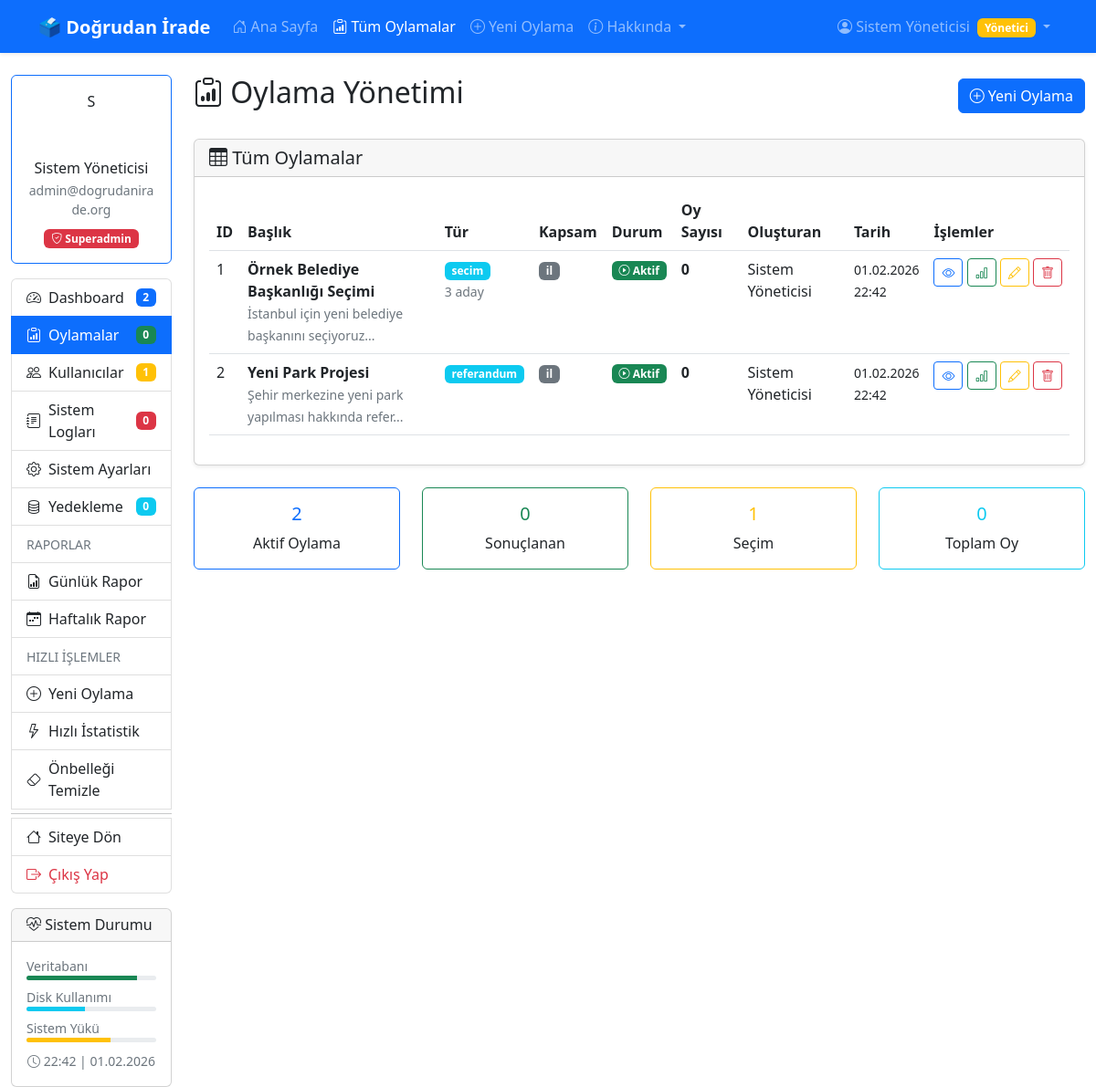
The app's page /admin/oylamalar.php (signed in) with its own data.
### tables this page shows
CREATE TABLE oylamalar (
    id BIGINT PRIMARY KEY AUTO_INCREMENT,
    tur ENUM('secim', 'kanun_teklifi', 'referandum') NOT NULL,
    baslik VARCHAR(500) NOT NULL,
    aciklama TEXT,
    olusturan_id BIGINT NOT NULL,
    topluluk_tipi ENUM('ulusal', 'il', 'ilce', 'sendika', 'meslek_odasi', 'universite', 'sirket') DEFAULT 'ulusal',
    topluluk_id BIGINT DEFAULT NULL COMMENT 'Hangi il, ilçe, sendika vb. için oylama',
    baslangic_tarihi DATETIME DEFAULT CURRENT_TIMESTAMP,
    bitis_tarihi DATETIME,
    durum ENUM('aktif', 'sonuclandi', 'iptal') DEFAULT 'aktif',
    olusturulma_tarihi DATETIME DEFAULT CURRENT_TIMESTAMP,
    INDEX idx_tur (tur),
    INDEX idx_durum (durum),
    INDEX idx_topluluk (topluluk_tipi, topluluk_id)
);

CREATE TABLE kullanicilar (
    id BIGINT PRIMARY KEY AUTO_INCREMENT,
    eposta VARCHAR(255) UNIQUE NOT NULL,
    sifre_hash VARCHAR(255) NOT NULL,
    ad_soyad VARCHAR(200) NOT NULL,
    tc_kimlik VARCHAR(11) UNIQUE COMMENT 'Güvenlik nedeniyle hashlenmiş olarak saklanabilir',
    telefon VARCHAR(20),
    dogum_tarihi DATE,
    kayit_tarihi DATETIME DEFAULT CURRENT_TIMESTAMP,
    son_giris_tarihi DATETIME,
    durum ENUM('aktif', 'pasif', 'askida') DEFAULT 'aktif',
    yetki_seviye ENUM('kullanici', 'yonetici', 'superadmin') DEFAULT 'kullanici',
    INDEX idx_eposta (eposta)
);

### config/datebase.php (called while the page is built, shortened)
<?php
class Database {
    private $host = 'localhost';
    private $db_name = 'dogrudan_irade';
    private $username = 'root';
    private $password = '';
    public function connect() {
        $this->conn = null;
        try {
            $this->conn = new PDO(
                "mysql:host=" . $this->host . ";dbname=" . $this->db_name . ";charset=utf8mb4",
                $this->username,
                $this->password
            );
            $this->conn->setAttribute(PDO::ATTR_ERRMODE, PDO::ERRMODE_EXCEPTION);
            $this->conn->setAttribute(PDO::ATTR_DEFAULT_FETCH_MODE, PDO::FETCH_ASSOC);
        } catch(PDOException $e) {
            error_log("Veritabanı bağlantı hatası: " . $e->getMessage());
            die("Veritabanına bağlanılamadı. Lütfen daha sonra tekrar deneyin.");
        }
        return $this->conn;
    }
    public function query($sql, $params = []) {
        $stmt = $this->connect()->prepare($sql);
        $stmt->execute($params);
        return $stmt;
    }
}
?>

### admin/oylamalar.php (the view, shortened to what this page needs)
<?php
$db = new Database();
$oylamalar = $db->query(
    "SELECT o.*,
     COUNT(DISTINCT ok.kullanici_id) as oy_sayisi,
     u.ad_soyad as olusturan_ad,
     (SELECT COUNT(*) FROM adaylar a WHERE a.oylama_id = o.id) as aday_sayisi
     FROM oylamalar o
     LEFT JOIN oy_kullanicilar ok ON o.id = ok.oylama_id
     LEFT JOIN kullanicilar u ON o.olusturan_id = u.id
     GROUP BY o.id
     ORDER BY o.olusturulma_tarihi DESC"
)->fetchAll();
?>
<!DOCTYPE html>
<html lang="tr">
<head>
    <link href="https://cdn.jsdelivr.net/npm/bootstrap@5.2.3/dist/css/bootstrap.min.css" rel="stylesheet">
    <link rel="stylesheet" href="https://cdn.jsdelivr.net/npm/bootstrap-icons@1.10.0/font/bootstrap-icons.css">
</head>
<body>
    <?php include '../includes/header.php'; ?>
    <div class="container-fluid mt-4">
        <div class="row">
            <?php include 'sidebar.php'; ?>
            <div class="col-lg-10">
                <div class="d-flex justify-content-between align-items-center mb-4">
                    <h2>
                        <i class="bi bi-clipboard-data"></i> Oylama Yönetimi
                    </h2>
                    <a href="../oylama_olustur.php" class="btn btn-primary">
                        <i class="bi bi-plus-circle"></i> Yeni Oylama
                    </a>
                </div>
                <div class="card shadow-sm">
                    <div class="card-header">
                        <h5 class="mb-0">
                            <i class="bi bi-table"></i> Tüm Oylamalar
                        </h5>
                    </div>
                    <div class="card-body">
                        <div class="table-responsive">
                            <table class="table table-hover">
                                <thead>
                                    <tr>
                                        <th>ID</th>
                                        <th>Başlık</th>
                                        <th>Tür</th>
                                        <th>Kapsam</th>
                                        <th>Durum</th>
                                        <th>Oy Sayısı</th>
                                        <th>Oluşturan</th>
                                        <th>Tarih</th>
                                        <th>İşlemler</th>
                                    </tr>
                                </thead>
                                <tbody>
                                    <?php foreach ($oylamalar as $oylama): ?>
                                        <tr>
                                            <td><?= $oylama['id'] ?></td>
                                            <td>
                                                <strong><?= htmlspecialchars($oylama['baslik']) ?></strong><br>
                                                <small class="text-muted">
                                                    <?= mb_substr(htmlspecialchars($oylama['aciklama']), 0, 50) ?>...
                                                </small>
                                            </td>
                                            <td>
                                                <span class="badge bg-info">
                                                    <?= $oylama['tur'] ?>
                                                </span>
                                                <?php if ($oylama['aday_sayisi'] > 0): ?>
                                                    <br>
                                                    <small class="text-muted">
                                                        <?= $oylama['aday_sayisi'] ?> aday
                                                    </small>
                                                <?php endif; ?>
                                            </td>
                                            <td>
                                                <span class="badge bg-secondary">
                                                    <?= $oylama['topluluk_tipi'] ?>
                                                </span>
                                            </td>
                                            <td>
                                                <?php
                                                $durum_badge = match($oylama['durum']) {
                                                    'aktif' => 'bg-success',
                                                    'sonuclandi' => 'bg-info',
                                                    'iptal' => 'bg-danger',
                                                    default => 'bg-secondary'
                                                };
                                                $durum_icon = match($oylama['durum']) {
                                                    'aktif' => 'bi-play-circle',
                                                    'sonuclandi' => 'bi-check-circle',
                                                    'iptal' => 'bi-x-circle',
                                                    default => 'bi-question-circle'
                                                };
                                                ?>
                                                <span class="badge <?= $durum_badge ?> status-badge"
                                                      data-bs-toggle="dropdown">
                                                    <i class="bi <?= $durum_icon ?>"></i>
                                                    <?= ucfirst($oylama['durum']) ?>
                                                </span>
                                            </td>
                                            <td>
                                                <strong><?= $oylama['oy_sayisi'] ?></strong>
                                            </td>
                                            <td><?= htmlspecialchars($oylama['olusturan_ad']) ?></td>
                                            <td>
                                                <small>
                                                    <?= date('d.m.Y', strtotime($oylama['olusturulma_tarihi'])) ?><br>
                                                    <?= date('H:i', strtotime($oylama['olusturulma_tarihi'])) ?>
                                                </small>
                                            </td>
                                            <td class="table-actions">
                                                <a href="../oylama_detay.php?id=<?= $oylama['id'] ?>"
                                                   class="btn btn-sm btn-outline-primary"
                                                   title="Görüntüle">
                                                    <i class="bi bi-eye"></i>
                                                </a>
                                                <a href="../sonuc.php?id=<?= $oylama['id'] ?>"
                                                   class="btn btn-sm btn-outline-success"
                                                   title="Sonuçlar">
                                                    <i class="bi bi-bar-chart"></i>
                                                </a>
                                                <a href="../oylama_olustur.php?duzenle=<?= $oylama['id'] ?>"
                                                   class="btn btn-sm btn-outline-warning"
                                                   title="Düzenle">
                                                    <i class="bi bi-pencil"></i>
                                                </a>
                                                <button type="button"
                                                        class="btn btn-sm btn-outline-danger"
                                                        title="Sil"
                                                        onclick="confirmDelete(<?= $oylama['id'] ?>, '<?= addslashes($oylama['baslik']) ?>')">
                                                    <i class="bi bi-trash"></i>
                                                </button>
                                            </td>
                                        </tr>
                                    <?php endforeach; ?>
                                </tbody>
                            </table>
                        </div>
                    </div>
                </div>
                <div class="row mt-4">
                    <div class="col-md-3">
                        <div class="card text-center border-primary">
                            <div class="card-body">
                                <h5 class="card-title text-primary">
                                    <?= count(array_filter($oylamalar, fn($o) => $o['durum'] == 'aktif')) ?>
                                </h5>
                                <p class="card-text">Aktif Oylama</p>
                            </div>
                        </div>
                    </div>
                    <div class="col-md-3">
                        <div class="card text-center border-success">
                            <div class="card-body">
                                <h5 class="card-title text-success">
                                    <?= count(array_filter($oylamalar, fn($o) => $o['durum'] == 'sonuclandi')) ?>
                                </h5>
                                <p class="card-text">Sonuçlanan</p>
                            </div>
                        </div>
                    </div>
                    <div class="col-md-3">
                        <div class="card text-center border-warning">
                            <div class="card-body">
                                <h5 class="card-title text-warning">
                                    <?= count(array_filter($oylamalar, fn($o) => $o['tur'] == 'secim')) ?>
                                </h5>
                                <p class="card-text">Seçim</p>
                            </div>
                        </div>
                    </div>
                    <div class="col-md-3">
                        <div class="card text-center border-info">
                            <div class="card-body">
                                <h5 class="card-title text-info">
                                    <?= array_sum(array_column($oylamalar, 'oy_sayisi')) ?>
                                </h5>
                                <p class="card-text">Toplam Oy</p>
                            </div>
                        </div>
                    </div>
                </div>
            </div>
        </div>
    </div>
</body>
</html>

### admin/oylamalar.php (style rules this page uses)
.status-badge { cursor: pointer; }
.table-actions { white-space: nowrap; }

### records on screen
oylamalar: id "1", baslik "Örnek Belediye Başkanlığı Seçimi", aciklama "İstanbul için yeni belediye başkanını seçiyoruz", tur "secim", aday_sayisi "3", topluluk_tipi "il", durum "Aktif", oy_sayisi "0", kullanicilar.ad_soyad "Sistem Yöneticisi", olusturulma_tarihi "01.02.2026", olusturulma_tarihi "22:42"
oylamalar: id "2", baslik "Yeni Park Projesi", aciklama "Şehir merkezine yeni park yapılması hakkında refer", tur "referandum", topluluk_tipi "il", durum "Aktif", oy_sayisi "0", kullanicilar.ad_soyad "Sistem Yöneticisi", olusturulma_tarihi "01.02.2026", olusturulma_tarihi "22:42"

### other values on screen
$_SESSION['ad_soyad'] "Sistem Yöneticisi"
mb_substr($_SESSION['ad_soyad'], 0, 1) "S"
$_SESSION['eposta'] "admin@dogrudanirade.org"
$_SESSION['yetki_seviye'] "Superadmin"
$aktif_oy "2"
$sonuclanan "0"
$aktif_kullanici "1"
$bugun_log "0"
$backup_count "0"
count(array_filter($oylamalar, fn($o) => $o['durum'] == 'aktif')) "2"
count(array_filter($oylamalar, fn($o) => $o['durum'] == 'sonuclandi')) "0"
count(array_filter($oylamalar, fn($o) => $o['tur'] == 'secim')) "1"
array_sum(array_column($oylamalar, 'oy_sayisi')) "0"
